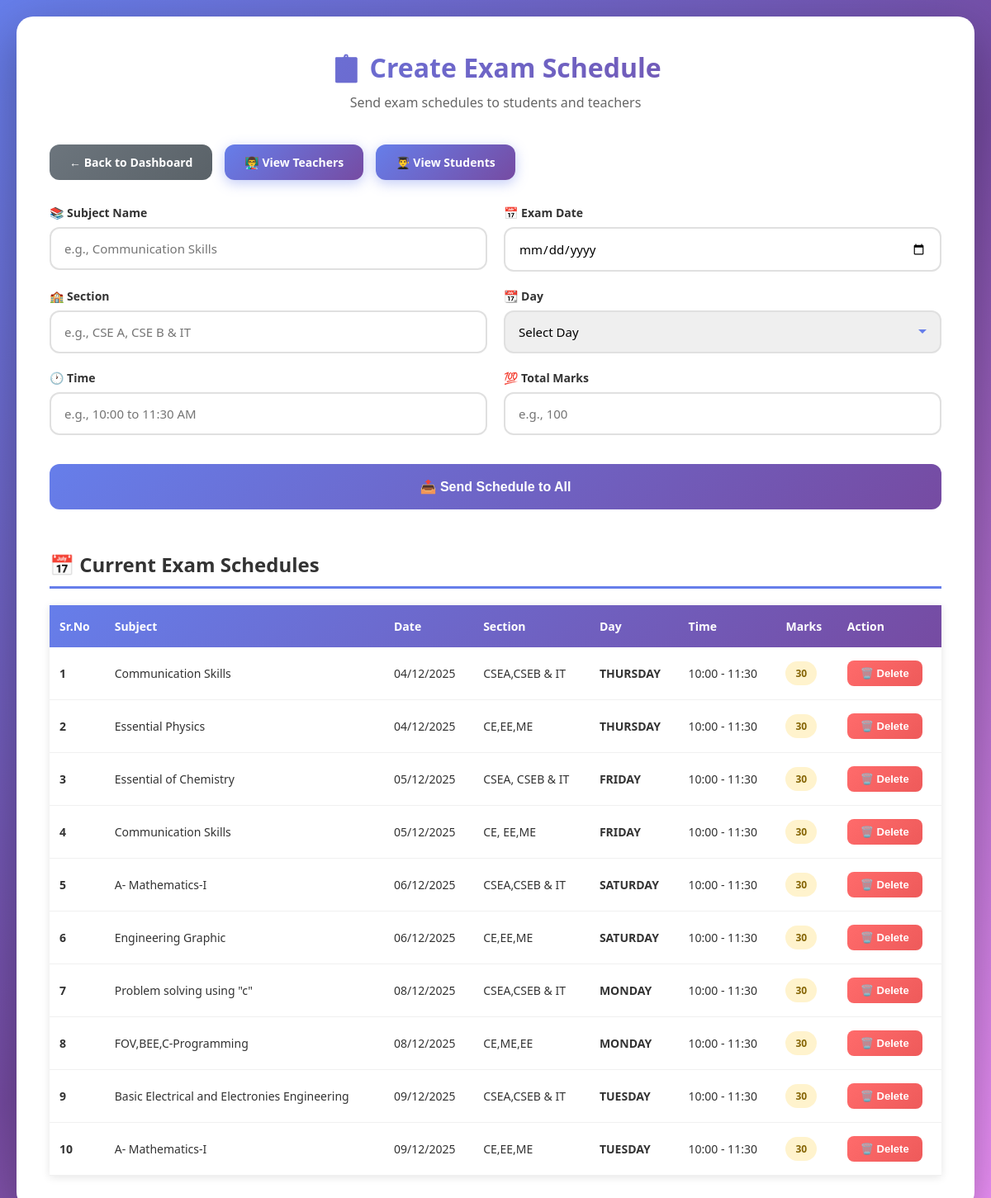
Page /hod/hod_create_examtime.php (signed in) on the committed database.
### tables this page shows
CREATE TABLE `nit_importnoticess` (
  `id` int(11) NOT NULL,
  `subject` varchar(255) NOT NULL,
  `exam_date` date NOT NULL,
  `section` varchar(255) NOT NULL,
  `day` varchar(50) NOT NULL,
  `time` varchar(100) NOT NULL,
  `marks` varchar(50) NOT NULL,
  `department_id` int(11) DEFAULT NULL,
  `created_at` timestamp NOT NULL DEFAULT current_timestamp(),
  `updated_at` timestamp NOT NULL DEFAULT current_timestamp() ON UPDATE current_timestamp()
);

### hod/hod_create_examtime.php (the view, shortened to what this page needs)
<?php
require_once '../db.php';
$department_id = $_SESSION['department_id'] ?? null;
$fetch_query = "SELECT * FROM nit_importnoticess WHERE department_id = '$department_id' ORDER BY exam_date ASC, time ASC";
$result = mysqli_query($conn, $fetch_query);
?>
<!DOCTYPE html>
<html lang="en">
<head>
</head>
<body>
    <div class="container">
        <div class="header">
            <h2>📋 Create Exam Schedule</h2>
            <p>Send exam schedules to students and teachers</p>
        </div>
        <div class="nav-buttons">
            <a href="index.php" class="btn btn-secondary">← Back to Dashboard</a>
            <a href="view_teachers.php" class="btn btn-primary">👨‍🏫 View Teachers</a>
            <a href="view_students.php" class="btn btn-primary">👨‍🎓 View Students</a>
        </div>
        <form method="POST" action="">
            <div class="form-grid">
                <div class="form-group">
                    <label>📚 Subject Name</label>
                    <input type="text" name="subject" required placeholder="e.g., Communication Skills">
                </div>
                <div class="form-group">
                    <label>📅 Exam Date</label>
                    <input type="date" name="exam_date" required>
                </div>
                <div class="form-group">
                    <label>🏫 Section</label>
                    <input type="text" name="section" required placeholder="e.g., CSE A, CSE B & IT">
                </div>
                <div class="form-group">
                    <label>📆 Day</label>
                    <select name="day" required>
                        <option value="">Select Day</option>
                    </select>
                </div>
                <div class="form-group">
                    <label>🕐 Time</label>
                    <input type="text" name="time" required placeholder="e.g., 10:00 to 11:30 AM">
                </div>
                <div class="form-group">
                    <label>💯 Total Marks</label>
                    <input type="text" name="marks" required placeholder="e.g., 100">
                </div>
            </div>
            <button type="submit" class="btn-submit">📤 Send Schedule to All</button>
        </form>
        <div class="table-section">
            <h3>📅 Current Exam Schedules</h3>
            <?php if($result && mysqli_num_rows($result) > 0): ?>
                <table>
                    <thead>
                        <tr>
                            <th>Sr.No</th>
                            <th>Subject</th>
                            <th>Date</th>
                            <th>Section</th>
                            <th>Day</th>
                            <th>Time</th>
                            <th>Marks</th>
                            <th>Action</th>
                        </tr>
                    </thead>
                    <tbody>
                        <?php
                        $sr_no = 1;
                        while($row = mysqli_fetch_assoc($result)):
                        ?>
                        <tr>
                            <td><strong><?php echo $sr_no++; ?></strong></td>
                            <td><?php echo htmlspecialchars($row['subject']); ?></td>
                            <td><?php echo date('d/m/Y', strtotime($row['exam_date'])); ?></td>
                            <td><?php echo htmlspecialchars($row['section']); ?></td>
                            <td><strong><?php echo htmlspecialchars($row['day']); ?></strong></td>
                            <td><?php echo htmlspecialchars($row['time']); ?></td>
                            <td><span class="badge badge-marks"><?php echo htmlspecialchars($row['marks']); ?></span></td>
                            <td>
                                <button class="btn-delete" onclick="deleteSchedule(<?php echo $row['id']; ?>)">🗑️ Delete</button>
                            </td>
                        </tr>
                        <?php endwhile; ?>
                    </tbody>
                </table>
            <?php endif; ?>
        </div>
    </div>
</body>
</html>

### hod/hod_create_examtime.php (style rules this page uses)
* { margin: 0; padding: 0; box-sizing: border-box; }
body { font-family: 'Segoe UI', Tahoma, Geneva, Verdana, sans-serif; background: linear-gradient(135deg, #667eea 0%, #764ba2 50%, #f093fb 100%); min-height: 100vh; padding: 20px; }
.container { max-width: 1200px; margin: 0 auto; background: white; padding: 40px; border-radius: 20px; box-shadow: 0 20px 60px rgba(0,0,0,0.3); }
.header { text-align: center; margin-bottom: 40px; }
.header h2 { color: #333; font-size: 32px; margin-bottom: 10px; background: linear-gradient(135deg, #667eea, #764ba2); -webkit-background-clip: text; -webkit-text-fill-color: transparent; }
.header p { color: #666; font-size: 16px; }
.nav-buttons { display: flex; gap: 15px; margin-bottom: 30px; flex-wrap: wrap; }
.btn { padding: 12px 24px; border-radius: 12px; text-decoration: none; font-weight: 600; transition: all 0.3s; display: inline-block; border: none; cursor: pointer; font-size: 14px; }
.btn-primary { background: linear-gradient(135deg, #667eea, #764ba2); color: white; box-shadow: 0 4px 15px rgba(102, 126, 234, 0.4); }
.btn-secondary { background: linear-gradient(135deg, #6c757d, #5a6268); color: white; }
.form-grid { display: grid; grid-template-columns: repeat(2, 1fr); gap: 20px; margin-bottom: 25px; }
.form-group { display: flex; flex-direction: column; }
label { display: block; margin-bottom: 8px; color: #333; font-weight: 600; font-size: 14px; }
input[type="text"], input[type="date"], select { width: 100%; padding: 14px 16px; border: 2px solid #e0e0e0; border-radius: 12px; font-size: 15px; transition: all 0.3s; font-family: inherit; }
select { cursor: pointer; appearance: none; background-repeat: no-repeat; background-position: right 15px center; padding-right: 40px; }
.btn-submit { width: 100%; padding: 18px; background: linear-gradient(135deg, #667eea, #764ba2); color: white; border: none; border-radius: 12px; font-size: 16px; font-weight: 700; cursor: pointer; transition: all 0.3s; margin-top: 10px; }
.table-section { margin-top: 50px; }
.table-section h3 { font-size: 24px; color: #333; margin-bottom: 20px; padding-bottom: 10px; border-bottom: 3px solid #667eea; }
table { width: 100%; border-collapse: collapse; margin-top: 20px; box-shadow: 0 2px 10px rgba(0,0,0,0.1); }
thead { background: linear-gradient(135deg, #667eea, #764ba2); }
thead th { padding: 16px 12px; color: white; font-weight: 600; text-align: left; font-size: 14px; }
tbody tr { border-bottom: 1px solid #f0f0f0; transition: all 0.3s; }
tbody td { padding: 16px 12px; color: #333; font-size: 14px; }
.badge { display: inline-block; padding: 6px 12px; border-radius: 20px; font-size: 12px; font-weight: 700; }
.badge-marks { background: #fff3cd; color: #856404; }
.btn-delete { background: linear-gradient(135deg, #ff6b6b, #ee5a5a); color: white; padding: 8px 16px; border: none; border-radius: 8px; cursor: pointer; font-size: 13px; font-weight: 600; transition: all 0.3s; }

### rows in the picture
nit_importnoticess: subject "Communication Skills", exam_date "04/12/2025", section "CSEA,CSEB & IT", day "THURSDAY", time "10:00 - 11:30", marks "30"
nit_importnoticess: subject "Essential Physics", exam_date "04/12/2025", section "CE,EE,ME", day "THURSDAY", time "10:00 - 11:30", marks "30"
nit_importnoticess: subject "Essential of Chemistry", exam_date "05/12/2025", section "CSEA, CSEB & IT", day "FRIDAY", time "10:00 - 11:30", marks "30"
nit_importnoticess: subject "Communication Skills", exam_date "05/12/2025", section "CE, EE,ME", day "FRIDAY", time "10:00 - 11:30", marks "30"
nit_importnoticess: subject "A- Mathematics-I", exam_date "06/12/2025", section "CSEA,CSEB & IT", day "SATURDAY", time "10:00 - 11:30", marks "30"
nit_importnoticess: subject "Engineering Graphic", exam_date "06/12/2025", section "CE,EE,ME", day "SATURDAY", time "10:00 - 11:30", marks "30"
nit_importnoticess: subject "Problem solving using \"c\"", exam_date "08/12/2025", section "CSEA,CSEB & IT", day "MONDAY", time "10:00 - 11:30", marks "30"
nit_importnoticess: subject "FOV,BEE,C-Programming", exam_date "08/12/2025", section "CE,ME,EE", day "MONDAY", time "10:00 - 11:30", marks "30"
nit_importnoticess: subject "Basic Electrical and Electronies Engineering", exam_date "09/12/2025", section "CSEA,CSEB & IT", day "TUESDAY", time "10:00 - 11:30", marks "30"
nit_importnoticess: subject "A- Mathematics-I", exam_date "09/12/2025", section "CE,EE,ME", day "TUESDAY", time "10:00 - 11:30", marks "30"
